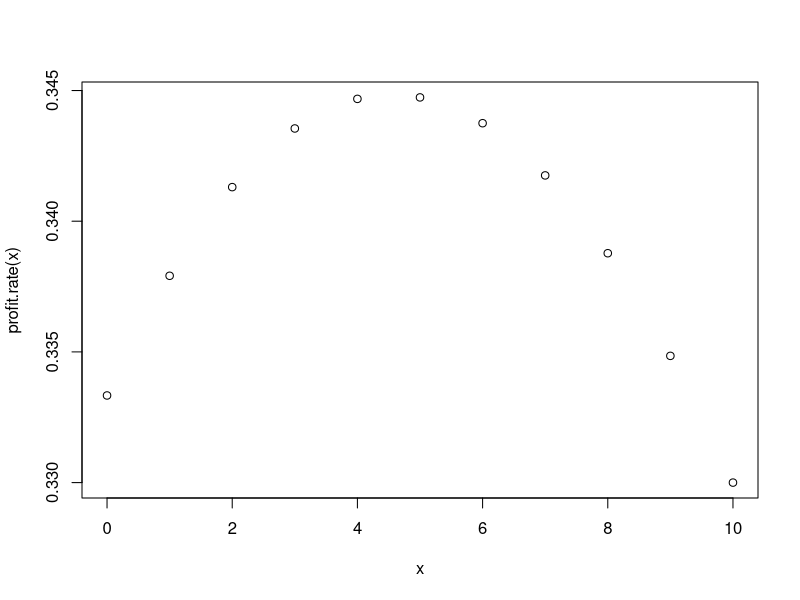

The R source for this figure: (Note: this script raises an error after producing the figure.)
fprime = function (f,a,h=0.0001){(f(a+h)-f(a-h))/(2*h)}

bisection = function(f,a,b,tol=0.0001){
  if (f(a)*f(b) > 0){
    return ("Boundary Conditions Not Met")
  }
  else{
    middle = a
    while (abs(f(middle))>tol){
      middle = (a+b)/2
      if (f(middle)*f(a)>0) (a = middle)
      else (b = middle)
      x=middle
      y=f(middle)
      ## if you want to "see" what happens at every step, take off the # of the next line ##
      #cat(sprintf("x-Val: %.4f ; f(x-val): %.4f\n",x,y))
    }
    return (middle)
  }
}
#Part A
x = seq(0,10,1)
profit.rate = function(x){
  return ((((200+5*x)*(0.65-0.01*x)-(100+0.45*x))/(x+90)))
}
plot(x,profit.rate(x))
d.profit.rate = function(x){fprime(profit.rate,x)}
opt.days = bisection(d.profit.rate,0,15)
print(opt.days)
profitrate = profit.rate(opt.days)
print(profitrate)


#Part B
#Sensitivity Analysis on the growth rate of the pig
growth.rate = seq(5,10,1)
opt.days = 0
profitrate = 0
for (i in 1:length(growth.rate)){
  x = seq(0,10,1)
  g = growth.rate[i]
  profit.rate = function(x){
    return ((((200+g*x)*(0.65-0.01*x)-(100+0.45*x))/(x+90)))
  }
  #plot(x,profit.rate(x))
  d.profit.rate = function(x){fprime(profit.rate,x)}
  opt.days[i] = bisection(d.profit.rate,0,15)
  print(opt.days)
  profitrate[i] = profit.rate(opt.days)
}
results = data.frame(growthrate = growth.rate, OptimalDays = opt.days, max.profit.rate = profitrate)
print(results)


#Part C
#Sensitivity Analysis on the growth rate of the pig
price.rate = seq(0.01,0.10,0.01)
opt.days = 0
profitrate = 0
for (i in 1:length(growth.rate)){
  x = seq(0,10,1)
  p = price.rate[i]
  profit.rate = function(x){
    return ((((200+5*x)*(0.65-p*x)-(100+0.45*x))/(x+90)))
  }
  #plot(x,profit.rate(x))
  d.profit.rate = function(x){fprime(profit.rate,x)}
  opt.days[i] = bisection(d.profit.rate,0,15)
  print(opt.days)
  profitrate[i] = profit.rate(opt.days)
}
results = data.frame(growthrate = growth.rate, OptimalDays = opt.days, max.profit.rate = profitrate)
print(results)
